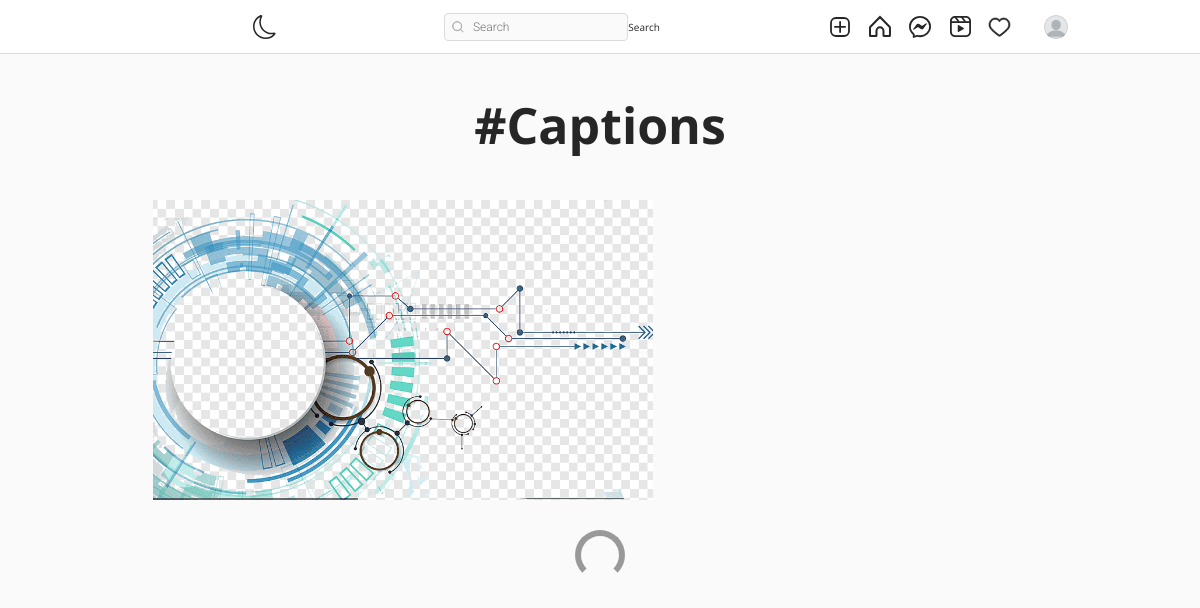
The page /tag/15a53bb7-627a-11f0-a3a3-b48c9d8d2050/ (signed in) on the database its author committed.
### authy/models.py (models this page shows, shortened)
class Profile(models.Model):
    user = models.OneToOneField(User, related_name='profile', on_delete=models.CASCADE)
    image = models.ImageField(upload_to="profile_pciture", null=True, default="default.jpg")
    first_name = models.CharField(max_length=200, null=True, blank=True)
    last_name = models.CharField(max_length=200, null=True, blank=True)
    phone_number = models.CharField(max_length=20, blank=True, null=True)
    bio = models.CharField(max_length=200, null=True, blank=True)
    location = models.CharField(max_length=200, null=True, blank=True)
    url = models.URLField(max_length=200, null=True, blank=True)
    favourite = models.ManyToManyField(Post, blank=True)
    prime_member = models.BooleanField(default=False)
    prime_expiry = models.DateTimeField(null=True, blank=True)

### post/models.py (models this page shows, shortened)
class Tag(models.Model):
    title = models.CharField(max_length=75, verbose_name='Tag')
    slug = models.SlugField(null=False, unique=True, default=uuid.uuid1)
    class Meta:
        verbose_name = 'Tag'
        verbose_name_plural = 'Tags'

class Post(models.Model):
    id = models.UUIDField(primary_key=True, default=uuid.uuid4, editable=False)
    picture = models.ImageField(upload_to=user_directory_path, verbose_name="Picture")
    caption = models.CharField(max_length=10000, verbose_name="Caption")
    posted = models.DateField(auto_now_add=True)
    tags = models.ManyToManyField(Tag, related_name="tags")
    user = models.ForeignKey(User, on_delete=models.CASCADE)
    likes = models.IntegerField(default=0)
    def get_absolute_url(self):
        return reverse("post-details", args=[str(self.id)])

### post/views.py (the view)
# urls.py: path('tag/<slug:tag_slug>/', Tags, name='tags'),
@login_required
def Tags(request, tag_slug):
    tag = get_object_or_404(Tag, slug=tag_slug)
    posts = Post.objects.filter(tags=tag).order_by('-posted')
    context = {
        'posts': posts,
        'tag': tag
    }
    return render(request, 'tag.html', context)

### post/urls.py (called while the page is built)
    def to_url(self, value):
        return str(value)

### templates/tag.html (shortened to what this page needs)
{% extends 'base.html' %}
{% load static %}
{% load crispy_forms_tags %}
{% block content %}
<!DOCTYPE html>
<html lang="en">
<head>
    <link rel="stylesheet" href="{% static 'assets3/css/reset.css' %}">
    <link rel="stylesheet" href="{% static 'assets3/css/styles.css' %}">
    <link rel="stylesheet" href="https://use.fontawesome.com/releases/v5.2.0/css/all.css">
</head>
<body>
    <header>
        <div>
         <h1 style="font-size: 50px; margin-top: 100px; text-align:center; font-weight: bold; margin-bottom: 50px;">#{{tag.title|title}}</h1>
        </div>
    </header>
    <main>
        <div class="container">
            <div class="gallery">
                {% for post in posts %}
                <a href="{{post.get_absolute_url}}"><div class="gallery-item" tabindex="0">
                    <img src="{{ post.picture.url }}" class="gallery-image" alt="" style="width: 500px; height: 300px; object-fit: cover;">
                </div></a>
                {% endfor %}
            </div>
            <div class="loader"></div>
        </div>
    </main>
{% endblock content %}

### templates/base.html (shortened to what this page needs)
{% load static %}
<!DOCTYPE html>
<html lang="en">
<head>
    <link rel="stylesheet" href="https://cdn.jsdelivr.net/npm/bootstrap-icons@1.8.1/font/bootstrap-icons.css">
    <link href="https://cdn.jsdelivr.net/npm/bootstrap@5.1.3/dist/css/bootstrap.min.css" rel="stylesheet">
    <link rel="stylesheet" type="text/css" href="{% static 'assets1/style.css' %}">
</head>
<body>
    <header class="header">
        <nav class="header__content">
            <div class="header__buttons">
                <a href="{% url 'index' %}" class="header__home">
                    <svg width="104" height="30" viewBox="0 0 104 30" fill="none" xmlns="">
                    </svg>
                </a>
                <button class="header__theme-button" title="Toggle Theme">
                </button>
            </div>
            <form action="{% url 'search-users' %}" method="GET">
                <div class="header__search">
                    <input type="text" placeholder="Search" name="q" value="{{ request.GET.q }}">
                    <button class="btn btn-primary" type="submit">Search</button>
                </div>
            </form>
            <div class="header__buttons header__buttons--desktop">
                <a href="{% url 'newpost' %}">
                </a>
                <a href="{% url 'index' %}">
                </a>
                <a href="{% url 'message' %}">
                </a>
                <a href="#">
                </a>
                <span>
                    <a href="{% url 'show-notification' %}">
                    </a>
                </span>
                <a href="">
                    <button class="profile-button">
                        <a href="{% url 'profile' request.user %}">
                            <div class="profile-button__picture">
                                <img src="{{request.user.profile.image.url}}" alt="User Picture">
                            </div>
                        </a>
                    </button>
                </a>
            </div>
        </nav>
    </header>
    {% block content %}
    {% endblock content %}
</body>
</html>

### static/assets1/style.css (style rules this page uses)
*, *::after, *::before { box-sizing: border-box; margin: 0; padding: 0; }
*, button, input, select, textarea { font-family: 'Roboto', sans-serif; }
:root { --primary: hsl(0, 0%, 100%); --secondary: hsl(0, 0%, 98%); --border: hsl(0, 0%, 86%); --story-border: hsl(0, 0%, 78%); --img-border: hsla(0, 0%, 0%, 0.1); --text-dark: hsl(0, 0%, 15%); --text-light: hsl(0, 0%, 60%); --like: hsl(355, 82%, 61%); --link: hsl(204, 100%, 48%); --header-height: 44px; --nav-height: 44px; }
body { min-height: 100vh; display: flex; flex-direction: column; overflow-y: auto; }
svg { display: block; }
img { max-width: 100%; }
.header { width: 100%; height: var(--header-height); background-color: var(--primary); display: flex; justify-content: center; position: fixed; top: 0; left: 0; z-index: 2; }
.header::after { content: ''; position: absolute; bottom: 0; width: 100%; height: 1px; background-color: var(--border); }
.header__content { width: 100%; max-width: 975px; padding: 0 14px; display: flex; justify-content: space-between; align-items: center; }
.header__home { margin-top: 5px; }
.header__theme-button { background-color: transparent; border: none; cursor: pointer; }
.header__theme-button-moon { display: unset; }
.header__search { width: 216px; height: 28px; display: none; align-items: center; position: relative; }
.header__search svg { width: 12px; height: 12px; position: absolute; left: 8px; }
.header__search input { width: 100%; height: 100%; background-color: var(--secondary); padding: 4px 10px 4px 28px; border: 1px solid var(--border); border-radius: 4px; outline: none; font-size: 12px; font-weight: 300; text-decoration: none; color: var(--text-light); text-overflow: ellipsis; overflow: hidden; white-space: nowrap; }
.header__buttons { display: flex; align-items: center; gap: 16px; }
.profile-button { background-color: transparent; border: none; outline: none; cursor: pointer; position: relative; }
.profile-button__picture { width: 24px; height: 24px; border-radius: 50%; overflow: hidden; position: relative; }
.profile-button__picture::after { content: ''; position: absolute; top: 0; bottom: 0; left: 0; right: 0; border: 1px solid var(--img-border); border-radius: 50%; }
@media (min-width: 768px) { :root { --header-height: 54px; --nav-height: 0px; } }
@media (min-width: 768px) { .header__content { padding: 0 20px; } }
@media (min-width: 768px) { .header__search { display: flex; } }

### static/assets3/css/styles.css (style rules this page uses)
:root { font-size: 10px; }
*, *::before, *::after { box-sizing: border-box; }
body { font-family: "Open Sans", Arial, sans-serif; min-height: 100vh; background-color: #fafafa; color: #262626; padding-bottom: 3rem; }
img { display: block; }
.container { max-width: 93.5rem; margin: 0 auto; padding: 0 2rem; }
.btn { display: inline-block; font: inherit; background: none; border: none; color: inherit; padding: 0; cursor: pointer; }
.gallery { display: flex; flex-wrap: wrap; margin: -1rem -1rem; padding-bottom: 3rem; }
.gallery-item { position: relative; flex: 1 0 22rem; margin: 1rem; color: #fff; cursor: pointer; }
.gallery-image { width: 100%; height: 100%; object-fit: cover; }
.loader { width: 5rem; height: 5rem; border: 0.6rem solid #999; border-bottom-color: transparent; border-radius: 50%; margin: 0 auto; animation: loader 500ms linear infinite; }

### rows shown on the page
Tag: title "Captions"
Post: picture (picture)
